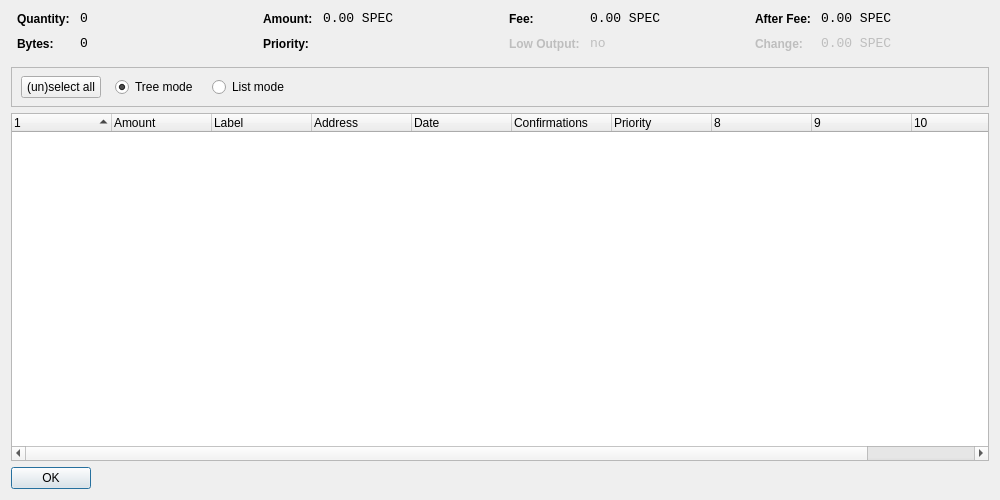
<?xml version="1.0" encoding="UTF-8"?>
<ui version="4.0">
 <class>CoinControlDialog</class>
 <widget class="QDialog" name="CoinControlDialog">
  <property name="geometry">
   <rect>
    <x>0</x>
    <y>0</y>
    <width>1000</width>
    <height>500</height>
   </rect>
  </property>
  <property name="windowTitle">
   <string>Coin Control</string>
  </property>
  <layout class="QVBoxLayout" name="verticalLayout">
   <item>
    <layout class="QHBoxLayout" name="horizontalLayoutTop" stretch="0,0,0,0">
     <property name="topMargin">
      <number>0</number>
     </property>
     <property name="bottomMargin">
      <number>10</number>
     </property>
     <item>
      <layout class="QFormLayout" name="formLayoutCoinControl1">
       <property name="horizontalSpacing">
        <number>10</number>
       </property>
       <property name="verticalSpacing">
        <number>10</number>
       </property>
       <property name="leftMargin">
        <number>6</number>
       </property>
       <property name="rightMargin">
        <number>6</number>
       </property>
       <item row="0" column="0">
        <widget class="QLabel" name="labelCoinControlQuantityText">
         <property name="styleSheet">
          <string notr="true">font-weight:bold;</string>
         </property>
         <property name="text">
          <string>Quantity:</string>
         </property>
        </widget>
       </item>
       <item row="0" column="1">
        <widget class="QLabel" name="labelCoinControlQuantity">
         <property name="font">
          <font>
           <family>Monospace</family>
           <pointsize>10</pointsize>
          </font>
         </property>
         <property name="cursor">
          <cursorShape>IBeamCursor</cursorShape>
         </property>
         <property name="contextMenuPolicy">
          <enum>Qt::ActionsContextMenu</enum>
         </property>
         <property name="text">
          <string notr="true">0</string>
         </property>
         <property name="textInteractionFlags">
          <set>Qt::LinksAccessibleByMouse|Qt::TextSelectableByKeyboard|Qt::TextSelectableByMouse</set>
         </property>
        </widget>
       </item>
       <item row="1" column="0">
        <widget class="QLabel" name="labelCoinControlBytesText">
         <property name="styleSheet">
          <string notr="true">font-weight:bold;</string>
         </property>
         <property name="text">
          <string>Bytes:</string>
         </property>
        </widget>
       </item>
       <item row="1" column="1">
        <widget class="QLabel" name="labelCoinControlBytes">
         <property name="font">
          <font>
           <family>Monospace</family>
           <pointsize>10</pointsize>
          </font>
         </property>
         <property name="cursor">
          <cursorShape>IBeamCursor</cursorShape>
         </property>
         <property name="contextMenuPolicy">
          <enum>Qt::ActionsContextMenu</enum>
         </property>
         <property name="text">
          <string notr="true">0</string>
         </property>
         <property name="textInteractionFlags">
          <set>Qt::LinksAccessibleByMouse|Qt::TextSelectableByKeyboard|Qt::TextSelectableByMouse</set>
         </property>
        </widget>
       </item>
      </layout>
     </item>
     <item>
      <layout class="QFormLayout" name="formLayoutCoinControl2">
       <property name="horizontalSpacing">
        <number>10</number>
       </property>
       <property name="verticalSpacing">
        <number>10</number>
       </property>
       <property name="leftMargin">
        <number>6</number>
       </property>
       <property name="rightMargin">
        <number>6</number>
       </property>
       <item row="0" column="0">
        <widget class="QLabel" name="labelCoinControlAmountText">
         <property name="styleSheet">
          <string notr="true">font-weight:bold;</string>
         </property>
         <property name="text">
          <string>Amount:</string>
         </property>
        </widget>
       </item>
       <item row="0" column="1">
        <widget class="QLabel" name="labelCoinControlAmount">
         <property name="font">
          <font>
           <family>Monospace</family>
           <pointsize>10</pointsize>
          </font>
         </property>
         <property name="cursor">
          <cursorShape>IBeamCursor</cursorShape>
         </property>
         <property name="contextMenuPolicy">
          <enum>Qt::ActionsContextMenu</enum>
         </property>
         <property name="text">
          <string notr="true">0.00 SPEC</string>
         </property>
         <property name="textInteractionFlags">
          <set>Qt::LinksAccessibleByMouse|Qt::TextSelectableByKeyboard|Qt::TextSelectableByMouse</set>
         </property>
        </widget>
       </item>
       <item row="1" column="0">
        <widget class="QLabel" name="labelCoinControlPriorityText">
         <property name="styleSheet">
          <string notr="true">font-weight:bold;</string>
         </property>
         <property name="text">
          <string>Priority:</string>
         </property>
        </widget>
       </item>
       <item row="1" column="1">
        <widget class="QLabel" name="labelCoinControlPriority">
         <property name="font">
          <font>
           <family>Monospace</family>
           <pointsize>10</pointsize>
          </font>
         </property>
         <property name="cursor">
          <cursorShape>IBeamCursor</cursorShape>
         </property>
         <property name="contextMenuPolicy">
          <enum>Qt::ActionsContextMenu</enum>
         </property>
         <property name="text">
          <string/>
         </property>
         <property name="textInteractionFlags">
          <set>Qt::LinksAccessibleByMouse|Qt::TextSelectableByKeyboard|Qt::TextSelectableByMouse</set>
         </property>
        </widget>
       </item>
      </layout>
     </item>
     <item>
      <layout class="QFormLayout" name="formLayoutCoinControl3">
       <property name="horizontalSpacing">
        <number>10</number>
       </property>
       <property name="verticalSpacing">
        <number>10</number>
       </property>
       <property name="leftMargin">
        <number>6</number>
       </property>
       <property name="rightMargin">
        <number>6</number>
       </property>
       <item row="0" column="0">
        <widget class="QLabel" name="labelCoinControlFeeText">
         <property name="styleSheet">
          <string notr="true">font-weight:bold;</string>
         </property>
         <property name="text">
          <string>Fee:</string>
         </property>
        </widget>
       </item>
       <item row="0" column="1">
        <widget class="QLabel" name="labelCoinControlFee">
         <property name="font">
          <font>
           <family>Monospace</family>
           <pointsize>10</pointsize>
          </font>
         </property>
         <property name="cursor">
          <cursorShape>IBeamCursor</cursorShape>
         </property>
         <property name="contextMenuPolicy">
          <enum>Qt::ActionsContextMenu</enum>
         </property>
         <property name="text">
          <string notr="true">0.00 SPEC</string>
         </property>
         <property name="textInteractionFlags">
          <set>Qt::LinksAccessibleByMouse|Qt::TextSelectableByKeyboard|Qt::TextSelectableByMouse</set>
         </property>
        </widget>
       </item>
       <item row="1" column="0">
        <widget class="QLabel" name="labelCoinControlLowOutputText">
         <property name="enabled">
          <bool>false</bool>
         </property>
         <property name="styleSheet">
          <string notr="true">font-weight:bold;</string>
         </property>
         <property name="text">
          <string>Low Output:</string>
         </property>
        </widget>
       </item>
       <item row="1" column="1">
        <widget class="QLabel" name="labelCoinControlLowOutput">
         <property name="enabled">
          <bool>false</bool>
         </property>
         <property name="font">
          <font>
           <family>Monospace</family>
           <pointsize>10</pointsize>
          </font>
         </property>
         <property name="cursor">
          <cursorShape>IBeamCursor</cursorShape>
         </property>
         <property name="contextMenuPolicy">
          <enum>Qt::ActionsContextMenu</enum>
         </property>
         <property name="text">
          <string notr="true">no</string>
         </property>
         <property name="textInteractionFlags">
          <set>Qt::LinksAccessibleByMouse|Qt::TextSelectableByKeyboard|Qt::TextSelectableByMouse</set>
         </property>
        </widget>
       </item>
      </layout>
     </item>
     <item>
      <layout class="QFormLayout" name="formLayoutCoinControl4">
       <property name="horizontalSpacing">
        <number>10</number>
       </property>
       <property name="verticalSpacing">
        <number>10</number>
       </property>
       <property name="leftMargin">
        <number>6</number>
       </property>
       <property name="rightMargin">
        <number>6</number>
       </property>
       <item row="0" column="0">
        <widget class="QLabel" name="labelCoinControlAfterFeeText">
         <property name="styleSheet">
          <string notr="true">font-weight:bold;</string>
         </property>
         <property name="text">
          <string>After Fee:</string>
         </property>
        </widget>
       </item>
       <item row="0" column="1">
        <widget class="QLabel" name="labelCoinControlAfterFee">
         <property name="font">
          <font>
           <family>Monospace</family>
           <pointsize>10</pointsize>
          </font>
         </property>
         <property name="cursor">
          <cursorShape>IBeamCursor</cursorShape>
         </property>
         <property name="contextMenuPolicy">
          <enum>Qt::ActionsContextMenu</enum>
         </property>
         <property name="text">
          <string notr="true">0.00 SPEC</string>
         </property>
         <property name="textInteractionFlags">
          <set>Qt::LinksAccessibleByMouse|Qt::TextSelectableByKeyboard|Qt::TextSelectableByMouse</set>
         </property>
        </widget>
       </item>
       <item row="1" column="0">
        <widget class="QLabel" name="labelCoinControlChangeText">
         <property name="enabled">
          <bool>false</bool>
         </property>
         <property name="styleSheet">
          <string notr="true">font-weight:bold;</string>
         </property>
         <property name="text">
          <string>Change:</string>
         </property>
        </widget>
       </item>
       <item row="1" column="1">
        <widget class="QLabel" name="labelCoinControlChange">
         <property name="enabled">
          <bool>false</bool>
         </property>
         <property name="font">
          <font>
           <family>Monospace</family>
           <pointsize>10</pointsize>
          </font>
         </property>
         <property name="cursor">
          <cursorShape>IBeamCursor</cursorShape>
         </property>
         <property name="contextMenuPolicy">
          <enum>Qt::ActionsContextMenu</enum>
         </property>
         <property name="text">
          <string notr="true">0.00 SPEC</string>
         </property>
         <property name="textInteractionFlags">
          <set>Qt::LinksAccessibleByMouse|Qt::TextSelectableByKeyboard|Qt::TextSelectableByMouse</set>
         </property>
        </widget>
       </item>
      </layout>
     </item>
    </layout>
   </item>
   <item>
    <widget class="QFrame" name="frame">
     <property name="minimumSize">
      <size>
       <width>0</width>
       <height>40</height>
      </size>
     </property>
     <property name="frameShape">
      <enum>QFrame::StyledPanel</enum>
     </property>
     <property name="frameShadow">
      <enum>QFrame::Sunken</enum>
     </property>
     <widget class="QWidget" name="horizontalLayoutWidget">
      <property name="geometry">
       <rect>
        <x>10</x>
        <y>0</y>
        <width>781</width>
        <height>41</height>
       </rect>
      </property>
      <layout class="QHBoxLayout" name="horizontalLayoutPanel" stretch="0,0,0,0,0">
       <property name="spacing">
        <number>14</number>
       </property>
       <item>
        <widget class="QPushButton" name="pushButtonSelectAll">
         <property name="sizePolicy">
          <sizepolicy hsizetype="Maximum" vsizetype="Fixed">
           <horstretch>0</horstretch>
           <verstretch>0</verstretch>
          </sizepolicy>
         </property>
         <property name="text">
          <string>(un)select all</string>
         </property>
        </widget>
       </item>
       <item>
        <widget class="QRadioButton" name="radioTreeMode">
         <property name="sizePolicy">
          <sizepolicy hsizetype="Maximum" vsizetype="Fixed">
           <horstretch>0</horstretch>
           <verstretch>0</verstretch>
          </sizepolicy>
         </property>
         <property name="text">
          <string>Tree mode</string>
         </property>
         <property name="checked">
          <bool>true</bool>
         </property>
        </widget>
       </item>
       <item>
        <widget class="QRadioButton" name="radioListMode">
         <property name="sizePolicy">
          <sizepolicy hsizetype="Maximum" vsizetype="Fixed">
           <horstretch>0</horstretch>
           <verstretch>0</verstretch>
          </sizepolicy>
         </property>
         <property name="text">
          <string>List mode</string>
         </property>
        </widget>
       </item>
       <item>
        <spacer name="horizontalSpacer">
         <property name="orientation">
          <enum>Qt::Horizontal</enum>
         </property>
         <property name="sizeHint" stdset="0">
          <size>
           <width>40</width>
           <height>20</height>
          </size>
         </property>
        </spacer>
       </item>
      </layout>
     </widget>
    </widget>
   </item>
   <item>
    <widget class="CoinControlTreeWidget" name="treeWidget">
     <property name="contextMenuPolicy">
      <enum>Qt::CustomContextMenu</enum>
     </property>
     <property name="sortingEnabled">
      <bool>false</bool>
     </property>
     <property name="columnCount">
      <number>11</number>
     </property>
     <attribute name="headerShowSortIndicator" stdset="0">
      <bool>true</bool>
     </attribute>
     <attribute name="headerStretchLastSection">
      <bool>false</bool>
     </attribute>
     <column>
      <property name="text">
       <string/>
      </property>
     </column>
     <column>
      <property name="text">
       <string>Amount</string>
      </property>
     </column>
     <column>
      <property name="text">
       <string>Label</string>
      </property>
     </column>
     <column>
      <property name="text">
       <string>Address</string>
      </property>
     </column>
     <column>
      <property name="text">
       <string>Date</string>
      </property>
     </column>
     <column>
      <property name="text">
       <string>Confirmations</string>
      </property>
      <property name="toolTip">
       <string>Confirmed</string>
      </property>
     </column>
     <column>
      <property name="text">
       <string>Priority</string>
      </property>
     </column>
     <column>
      <property name="text">
       <string/>
      </property>
     </column>
     <column>
      <property name="text">
       <string/>
      </property>
     </column>
     <column>
      <property name="text">
       <string/>
      </property>
     </column>
     <column>
      <property name="text">
       <string/>
      </property>
     </column>
    </widget>
   </item>
   <item>
    <widget class="QDialogButtonBox" name="buttonBox">
     <property name="sizePolicy">
      <sizepolicy hsizetype="Maximum" vsizetype="Fixed">
       <horstretch>0</horstretch>
       <verstretch>0</verstretch>
      </sizepolicy>
     </property>
     <property name="orientation">
      <enum>Qt::Horizontal</enum>
     </property>
     <property name="standardButtons">
      <set>QDialogButtonBox::Ok</set>
     </property>
    </widget>
   </item>
  </layout>
 </widget>
 <customwidgets>
  <customwidget>
   <class>CoinControlTreeWidget</class>
   <extends>QTreeWidget</extends>
   <header>coincontroltreewidget.h</header>
  </customwidget>
 </customwidgets>
 <resources/>
 <connections/>
</ui>
